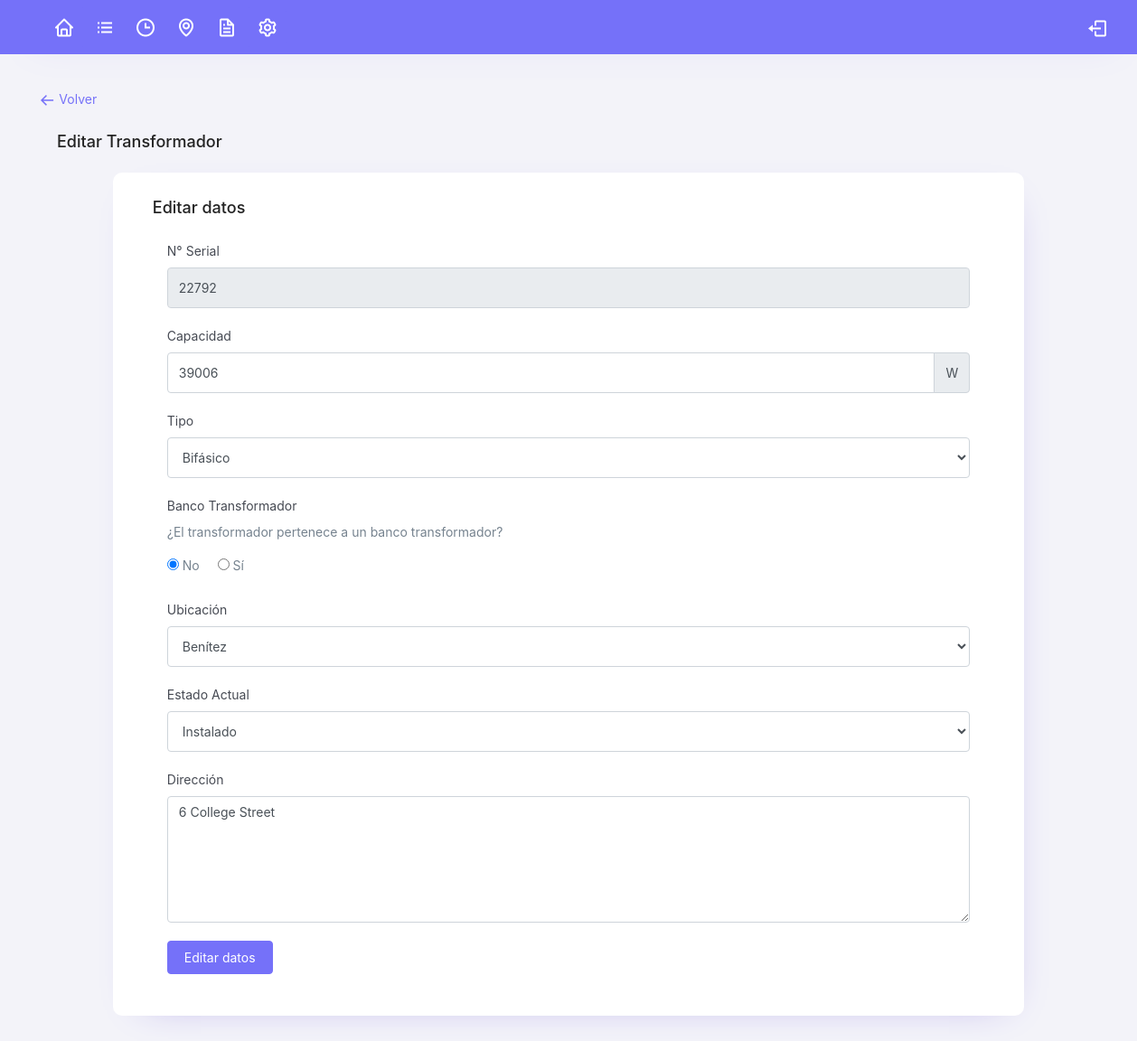
The app's page /editar?transformador=22792 (signed in) with its own data.
### tables this page shows
CREATE TABLE `transformadores` (
  `id` int(11) NOT NULL,
  `T_Codigo` varchar(255) NOT NULL,
  `T_Estado` varchar(255) NOT NULL,
  `T_Capacidad` varchar(255) NOT NULL,
  `T_Municipio` varchar(255) NOT NULL,
  `T_Direccion` varchar(255) NOT NULL,
  `T_Tipo` varchar(255) NOT NULL,
  `T_Banco` varchar(255) NOT NULL
);

### libraries/core/views.php (called while the page is built)
<?php
    class views {
        function getView($controller, $view) {
            $controller = get_class($controller);
            if($controller == "home") {
                $view = "views/" . $view . ".php";
            } else {
                $view = "views/" . $controller . "/" . $view . ".php";
            }
            require_once($view);
        }
    }
?>

### controllers/editar.php (called while the page is built, shortened)
<?php
    class editar extends controllers {
        public function editar($params) {
            $this->views->getView($this, "editar");
        }
    }
?>

### index.php (called while the page is built, shortened)
<?php
    require_once("libraries/core/load.php");
?>

### conexiones/funciones.php (called while the page is built, shortened)
<?php
    function connect() {
        $servername = "localhost";
        $dbname = "sistema-corpoelec";
        $username = "root";
        $password = "";
        $conn = new PDO("mysql:host=$servername;dbname=$dbname", $username, $password);
        $conn->setAttribute(PDO::ATTR_ERRMODE, PDO::ERRMODE_EXCEPTION);
        return $conn;
    }
    function strClean($strCadena) {
        $string = preg_replace(['/\s+/', '/^\s|\s$/'], [' ', ''], $strCadena);
        $string = trim($string);
        $string = stripslashes($string);
        $string = str_ireplace("<script>", "", $string);
        $string = str_ireplace("</script>", "", $string);
        $string = str_ireplace("<script src>", "", $string);
        $string = str_ireplace("<script type=>", "", $string);
        $string = str_ireplace("SELECT * FROM", "", $string);
        $string = str_ireplace("DELETE FROM", "", $string);
        $string = str_ireplace("INSERT INTO", "", $string);
        $string = str_ireplace("SELECT COUNT(*) FROM", "", $string);
        $string = str_ireplace("DROP TABLE", "", $string);
        $string = str_ireplace("OR '1'='1'", "", $string);
        $string = str_ireplace('OR "1"="1"', "", $string);
        $string = str_ireplace('OR ’1’=’1’', "", $string);
        $string = str_ireplace("is NULL; --", "", $string);
        $string = str_ireplace("is NULL; --", "", $string);
        $string = str_ireplace("LIKE '", "", $string);
        $string = str_ireplace('LIKE "', "", $string);
        $string = str_ireplace("LIKE ’", "", $string);
        $string = str_ireplace("OR 'a'='a", "", $string);
        $string = str_ireplace('OR "a"="a', "", $string);
        $string = str_ireplace("OR ’a’=’a", "", $string);
        $string = str_ireplace("__", "", $string);
        $string = str_ireplace("^", "", $string);
        $string = str_ireplace("[", "", $string);
        $string = str_ireplace("]", "", $string);
        $string = str_ireplace("==", "", $string);
        return $string;
    }
?>

### views/editar/editar.php (the view, shortened to what this page needs)
<!DOCTYPE html>
<html lang="en">
<head>
  <?php include "./modulos/links.php"; ?>
</head>
<body style="width: 100vw;">
  <?php
    include "./modulos/menu.php";
    include "./conexiones/funciones.php";
  ?>
    <div class="d-flex flex-row justify-content-between mb-0 ms-3">
      <?php
          if(isset($_GET['transformador'])) {
                echo '<a class="btn btn-outline-primaty py-2 text-primary ml-4 nav-icon" href="inventario">';
          } else if(isset($_GET['operacion'])) {
            echo '<a class="btn btn-outline-primaty py-2 text-primary ml-4 nav-icon" href="historial">';
          } else if(isset($_GET['cuenta'])) {
            echo '<a class="btn btn-outline-primaty py-2 text-primary ml-4 nav-icon" href="configuraciones">';
          }
        ?>
        <i class="bx bx-arrow-back text-primary"></i> Volver
      </a>
    </div>
  <div class="container-fluid mt-0 flex-grow-1 container-p-y ml-5 mt-3">
    <h4 class="fw-bold mb-0">Editar <?php if(isset($_GET['transformador'])) {echo "Transformador";} else if(isset($_GET['operacion'])) {echo "Operación";} else if(isset($_GET['cuenta'])) {echo "Cuenta";} ?></h4>
  </div>
    <?php
      if(isset($_GET['transformador'])) {
        $codigo = strClean($_GET['transformador']);
        $sql = connect()->prepare("SELECT * FROM transformadores WHERE T_Codigo = '$codigo'");
      } else if(isset($_GET['operacion'])) {
        $codigo = strClean($_GET['operacion']);
        $sql = connect()->prepare("SELECT * FROM operaciones WHERE O_Codigo = '$codigo'");
      } else if(isset($_GET['cuenta'])) {
        $codigo = strClean($_GET['cuenta']);
        if($_SESSION['tipo'] == "Normal" && $_SESSION['codigo'] != $codigo) {
          header('Location: http://localhost/sistema-transformadores/dashboard');
        }
        $sql = connect()->prepare("SELECT * FROM usuarios WHERE userCodigo = '$codigo'");
      }
      $sql->execute();
      $data = $sql->fetch(PDO::FETCH_OBJ);
    ?>
  <div class="container-fluid p-4">
    <div class="card col-10 mx-auto">
      <div class="card-body">
        <?php
      if(isset($_GET['transformador'])) {
        echo '<h4 class="card-title">Editar datos</h4>
          <form action="' . SERVERURL . 'conexiones/inventario.php?updateT" name="TUpdate" id="TUpdate" autocomplete="off" enctype="multipart/form-data" method="POST" data-form="save" class="FormularioAjax p-3">
            <div class="form-group">
              <label for="TCodigoUpdate" class="text-dark">N° Serial</label>
              <input id="TCodigoUpdate" readonly="" value="' . $data->T_Codigo . '" onkeypress="return letras(event)" type="text" name="TCodigoUpdate" class="form-control input-default">
            </div>
            <div class="form-group">
              <label for="TCapacidadUpdate" class="text-dark">Capacidad</label>
              <div class="input-group">
                <input id="TCapacidadUpdate" value="' . $data->T_Capacidad . '" type="text" class="form-control input-default" name="TCapacidadUpdate">
                <div class="input-group-append"><span class="input-group-text">W</span>
                </div>
              </div>
            </div>
            <div class="form-group">
              <label for="TTipoUpdate" class="text-dark">Tipo</label>
              <select id="TTipoUpdate" class="form-control input-default" name="TTipoUpdate">
                <option value="' . $data->T_Tipo . '" selected="selected">' . $data->T_Tipo . '</option>
                ';
                  echo '
              </select>
            </div>
            <div class="form-group">
              <label for="TBancoUpdate" class="text-dark">Banco Transformador</label>
              <p>¿El transformador pertenece a un banco transformador?</p>
              <label class="radio-inline mr-3">
                <input type="radio" name="TBancoUpdate" value="' . $data->T_Banco . '" checked=""> ' . $data->T_Banco . '</label>
                ';
                  if($data->T_Banco == "No") {
                    echo '
                      <label class="radio-inline mr-3">
                        <input type="radio" name="TBancoUpdate"  value="Sí"> Sí</label>
                    ';
                  } else {
                    echo '
                      <label class="radio-inline mr-3">
                        <input type="radio" name="TBancoUpdate"  value="No"> No</label>
                    ';
                  }
                  echo '
            </div>
            <div class="form-group">
              <label for="TMunicipioUpdate" class="text-dark">Ubicación</label>
              <select id="TMunicipioUpdate" class="form-control input-default" name="TMunicipioUpdate">
                <option value="' . $data->T_Municipio . '" selected="selected">' . $data->T_Municipio . '</option>
                ';
                echo '
              </select>
            </div>
            <div class="form-group">
              <label for="TEstadoUpdate" class="text-dark">Estado Actual</label>
              <select id="TEstadoUpdate" class="form-control input-default" name="TEstadoUpdate">
                <option value="' . $data->T_Estado . '" selected="selected">' . $data->T_Estado . '</option>
                ';
                echo '
              </select>
            </div>
            <div class="form-group">
              <label for="TDireccionUpdate" class="text-dark">Dirección</label>
              <textarea value="' . $data->T_Direccion . '" id="TDireccionUpdate" class="form-control input-default h-150px" name="TDireccionUpdate" rows="6" id="comment">' . $data->T_Direccion . '</textarea>
            </div>
            <div class="RespuestaAjax mt-3"></div>
            <button type="submit" class="btn btn-primary">Editar datos</button>
          </form>
          ';
          } else if(isset($_GET['operacion'])) {
            echo '<h4 class="card-title">Editar datos</h4>
              <form action="' . SERVERURL . 'conexiones/historial.php?updateO" autocomplete="off" enctype="multipart/form-data" method="POST" data-form="save" class="FormularioAjax p-3">
              <input value="' . $data->O_Codigo . '" type="hidden" name="HCodigoUpdate">
              <input value="' . $data->O_Municipio . '" type="hidden" name="HMunicipioUpdate">
              <div class="form-group">
                <label for="HProcUpdate" class="text-dark">Procedimiento</label>
                <select id="HProcUpdate" class="form-control input-default" name="HProcUpdate">
                  <option value="' . $data->O_Procedimiento . '" selected="selected">' . $data->O_Procedimiento . '</option>
                  ';
                  if($data->O_Procedimiento == "Reparación") {
                    echo '
                    <option value="Almacenamiento">Almacenamiento</option>
                    <option value="Instalación">Instalación</option>
                    <option value="Retiro">Retiro</option>
                    ';
                  } else if($data->O_Procedimiento == "Almacenamiento") {
                    echo '
                    <option value="Reparación">Reparación</option>
                    <option value="Instalación">Instalación</option>
                    <option value="Retiro">Retiro</option>
                    ';
                  } else if($data->O_Procedimiento == "Instalación") {
                    echo '
                      <option value="Reparación">Reparación</option>
                      <option value="Almacenamiento">Almacenamiento</option>
                      <option value="Retiro">Retiro</option>
                    ';
                  } else if($data->O_Procedimiento == "Retiro") {
                    echo '
                      <option value="Reparación">Reparación</option>
                      <option value="Almacenamiento">Almacenamiento</option>
                      <option value="Instalación">Instalación</option>
                    ';
                  }
                echo '
                </select>
              </div>
              <div class="form-group">
                <label for="HFechaUpdate" class="text-dark">Fecha</label>
                <input id="HFechaUpdate" value="' . $data->O_Fecha . '" type="date" class="form-control input-default" name="HFechaUpdate">
              </div>
              <div class="form-group">
                <label for="HEquipoUpdate" class="text-dark">N° Serial del transformador</label>
                <input id="HEquipoUpdate" value="' . $data->O_Equipo . '" readonly="" type="text" class="form-control input-default" name="HEquipoUpdate" placeholder="Ingrese el número serial del transformador">
              </div>
              <div class="form-group">
                <label for="HEstadoUpdate" class="text-dark">Estado del transformador</label>
                <select id="TEstadoAdd" class="form-control input-default" name="HEstadoUpdate">
                  <option value="' . $data->O_EstadoActual . '" selected="selected">' . $data->O_EstadoActual . '</option>
                  ';
                  if($data->O_EstadoActual == "Instalado") {
                    echo '
                    <option value="Dañado">Dañado</option>
                    <option value="Almacenado">Almacenado</option>
                    ';
                  } else if($data->O_EstadoActual == "Dañado") {
                    echo '
                    <option value="Instalado">Instalado</option>
                    <option value="Almacenado">Almacenado</option>
                    ';
                  } else if($data->O_EstadoActual == "Almacenado") {
                    echo '
                      <option value="Instalado">Instalado</option>
                      <option value="Dañado">Dañado</option>
                    ';
                  }
                  echo '
                </select>
              </div>
              <div class="RespuestaAjax mt-3"></div>
              <button type="submit" class="btn btn-primary">Editar datos</button>
              </form>
              ';
            } else if(isset($_GET['cuenta'])) {
              echo '<h4 class="card-title">Editar datos</h4>
                <form action="' . SERVERURL . 'conexiones/create.php?updateC" autocomplete="off" enctype="multipart/form-data" method="POST" data-form="save" class="FormularioAjax p-3">
                  <div class="form-group">
                    <label for="nombreUpdate" class="form-label">Nombre</label>
                    <input type="text" value="' . $data->userName . '" name="nombreUpdate" onkeypress="return letras(event)" id="nombreUpdate" class="form-control input-default" />
                  </div>
                  <input type="hidden" name="codigoUpdate" value="' . $data->userCodigo . '" />
                  <input type="hidden" name="contrasenaUpdate" value="' . $data->userPassword . '" />
                  <input type="hidden" name="correoCheck" value="' . $data->userEmail . '" />
                  <input type="hidden" name="userCheck" value="' . $data->userUsername . '" />
                  <div class="form-group">
                    <label for="apellidoUpdate" class="form-label">Apellido</label>
                    <input type="text" value="' . $data->userLastname . '" name="apellidoUpdate" onkeypress="return letras(event)" id="apellidoUpdate" class="form-control input-default" />
                  </div>
                  <div class="form-group">
                    <label for="cargoUpdate" class="form-label">Nombre de Cargo</label>
                    <input type="text" value="' . $data->userCargo . '" name="cargoUpdate" id="cargoUpdate" onkeypress="return letras(event)" class="form-control input-default" />
                  </div>
                  <div class="form-group">
                    <label for="correoUpdate" class="form-label">Correo Eléctronico</label>
                    <input type="text" value="' . $data->userEmail . '" name="correoUpdate" id="correoUpdate" class="form-control input-default" />
                  </div>
                  <div class="form-group">
                    <label for="usuarioUpdate" class="form-label">Nombre de Usuario</label>
                    <input type="text" value="' . $data->userUsername . '" name="usuarioUpdate" id="usuarioUpdate" class="form-control input-default" />
                  </div>
                  <div class="form-group">
                    <label for="tipoUpdate" class="form-label">Tipo de Usuario</label>
                    <select name="tipoUpdate" id="tipoUpdate" class="form-control input-default" >
                      <option value="' . $data->userType . '" selected >' . $data->userType . '</option>
                      ';
                      if($data->userType == "Normal") {
                        echo '<option value="Administrador">Administrador</option>';
                      } else if($data->userType == "Administrador") {
                        echo '<option value="Normal">Normal</option>';
                      }
                    echo '
                    </select>
                  </div>
                  <a class="ml-3 text-primary" href="recover">Editar Contraseña</a><small class="ml-2">(Se cerrará la sesión)</small>
                  <div class="RespuestaAjax mt-3"></div>
                  <button type="submit" class="btn btn-primary">Editar datos</button>
                </form>
              ';
            }
          ?>
        </div>
    </div>
  </div>
</body>
</html>

### records on screen
transformadores: TCodigoUpdate "22792", TCapacidadUpdate "39006", TTipoUpdate "Bifásico", T_Banco "No", TMunicipioUpdate "Benítez", TEstadoUpdate "Instalado", TDireccionUpdate "6 College Street"
